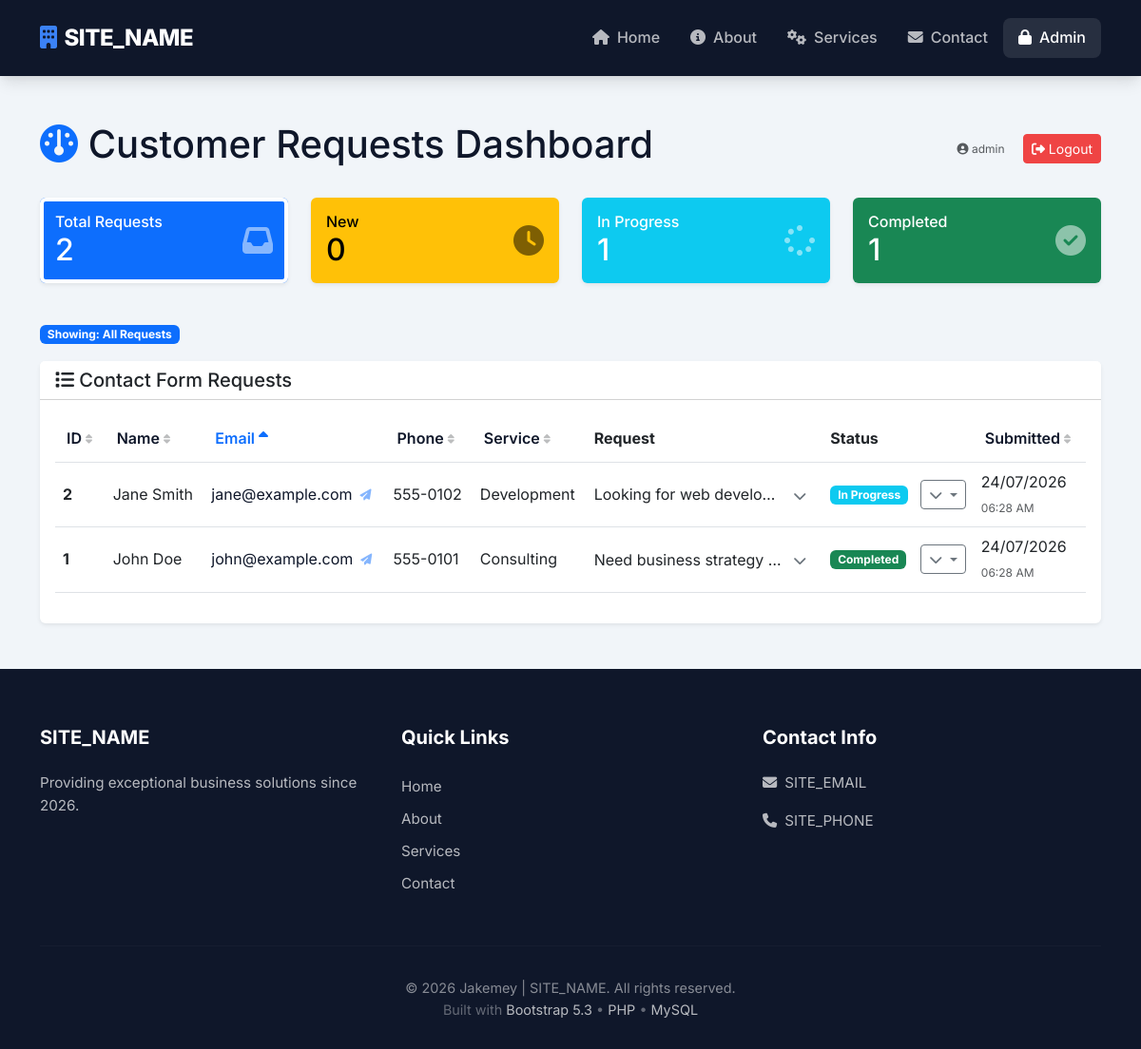
Page /view_requests.php?filter=all&sort=email&dir=ASC (signed in) on the committed database.
### tables this page shows
CREATE TABLE IF NOT EXISTS customer_requests (
    id INT AUTO_INCREMENT PRIMARY KEY,
    name VARCHAR(100) NOT NULL,
    email VARCHAR(100) NOT NULL,
    phone VARCHAR(30),
    service VARCHAR(100),
    request VARCHAR(1000),
    status ENUM('new', 'in_progress', 'completed') DEFAULT 'new',
    created_at TIMESTAMP DEFAULT CURRENT_TIMESTAMP,
    updated_at TIMESTAMP DEFAULT CURRENT_TIMESTAMP ON UPDATE CURRENT_TIMESTAMP
);

### view_requests.php (the view, shortened to what the rows shown need)
<?php
$logged_in = isset($_SESSION['admin_logged_in']) && $_SESSION['admin_logged_in'] === true;
$status_filter = isset($_GET['filter']) ? $_GET['filter'] : 'all';
$where_clause = '';
$sort_column = isset($_GET['sort']) ? $_GET['sort'] : 'created_at';
$sort_direction = isset($_GET['dir']) ? $_GET['dir'] : 'DESC';
$sort_direction = strtoupper($sort_direction);
$order_by = "ORDER BY $sort_column $sort_direction";
$next_dir = ($sort_direction == 'ASC') ? 'DESC' : 'ASC';
if (!$logged_in):
?>
<!DOCTYPE html>
<html lang="en">
<head>
    <meta charset="UTF-8">
    <meta name="viewport" content="width=device-width, initial-scale=1.0">
    <title>Admin Login</title>
    <link href="https://cdn.jsdelivr.net/npm/bootstrap@5.3.0/dist/css/bootstrap.min.css" rel="stylesheet">
    <link rel="stylesheet" href="https://cdnjs.cloudflare.com/ajax/libs/font-awesome/6.4.0/css/all.min.css">
    <link rel="stylesheet" href="style.css">
</head>
<body>
    <?php include 'includes/navbar.php'; ?>
    <div class="container py-5">
        <h1 class="text-center mb-5">Admin Login</h1>
        <div class="row justify-content-center">
            <div class="col-md-5">
                <div class="card shadow border-0">
                    <div class="card-body p-4">
                        <?php if (isset($login_error)): ?>
                            <div class="alert alert-danger"><?php echo htmlspecialchars($login_error); ?></div>
                        <?php endif; ?>
                        <form method="POST">
                            <div class="mb-3">
                                <label for="username" class="form-label"><i class="fas fa-user"></i> Username</label>
                                <input type="text" class="form-control" id="username" name="username" required>
                            </div>
                            <div class="mb-3">
                                <label for="password" class="form-label"><i class="fas fa-key"></i> Password</label>
                                <input type="password" class="form-control" id="password" name="password" required>
                            </div>
                            <button type="submit" name="login" class="btn btn-primary w-100">
                                <i class="fas fa-sign-in-alt"></i> Login
                            </button>
                        </form>
                        <p class="text-muted mt-3 small text-center">Try: admin / password</p>
                    </div>
                </div>
            </div>
        </div>
    </div>
    <?php include 'includes/footer.php'; ?>
    <script src="https://cdn.jsdelivr.net/npm/bootstrap@5.3.0/dist/js/bootstrap.bundle.min.js"></script>
    <script src="script.js"></script>
</body>
</html>
<?php
else:
?>
<!DOCTYPE html>
<html lang="en">
<head>
    <link href="https://cdn.jsdelivr.net/npm/bootstrap@5.3.0/dist/css/bootstrap.min.css" rel="stylesheet">
    <link rel="stylesheet" href="https://cdnjs.cloudflare.com/ajax/libs/font-awesome/6.4.0/css/all.min.css">
    <link rel="stylesheet" href="style.css">
</head>
<body>
    <div class="container py-5">
        <div class="d-flex justify-content-between align-items-center mb-4">
            <h1><i class="fas fa-dashboard text-primary"></i> Customer Requests Dashboard</h1>
        </div>
        <div class="row mb-4">
            <?php
            $stats = [
                ['Total Requests', 'fa-inbox', 'primary', "SELECT COUNT(*) as total FROM customer_requests", 'all'],
                ['New', 'fa-clock', 'warning', "SELECT COUNT(*) as total FROM customer_requests WHERE status = 'new'", 'new'],
                ['In Progress', 'fa-spinner', 'info', "SELECT COUNT(*) as total FROM customer_requests WHERE status = 'in_progress'", 'in_progress'],
                ['Completed', 'fa-check-circle', 'success', "SELECT COUNT(*) as total FROM customer_requests WHERE status = 'completed'", 'completed']
            ];
            foreach ($stats as $stat) {
                $result = mysqli_query($conn, $stat[3]);
                $row = mysqli_fetch_assoc($result);
                $is_active = ($status_filter == $stat[4]) ? 'active-filter' : '';
                echo '
                <div class="col-md-3 mb-3">
                    <div class="card shadow-sm h-100 stat-clickable stat-' . $stat[2] . ' ' . $is_active . '" data-filter="' . $stat[4] . '">
                        <div class="card-body">
                            <div class="d-flex justify-content-between align-items-center">
                                <div>
                                    <h6 class="mb-0">' . $stat[0] . '</h6>
                                    <h2 class="mb-0">' . $row['total'] . '</h2>
                                </div>
                                <i class="fas ' . $stat[1] . ' fa-2x opacity-50"></i>
                            </div>
                        </div>
                    </div>
                </div>';
            }
            ?>
        </div>
        <div class="card shadow-sm border-0">
            <div class="card-body">
                <div class="table-responsive">
                    <table class="table table-hover table-align-middle">
                        <thead>
                            <tr>
                                <th>
                                    <a href="?filter=<?php echo $status_filter; ?>&sort=id&dir=<?php echo ($sort_column == 'id') ? $next_dir : 'ASC'; ?>" class="sort-link <?php echo ($sort_column == 'id') ? 'active' : ''; ?>">
                                        ID
                                        <?php if ($sort_column == 'id'): ?>
                                            <i class="fas fa-sort-<?php echo strtolower($sort_direction); ?>"></i>
                                        <?php else: ?>
                                            <i class="fas fa-sort text-muted"></i>
                                        <?php endif; ?>
                                    </a>
                                </th>
                                <th>
                                    <a href="?filter=<?php echo $status_filter; ?>&sort=name&dir=<?php echo ($sort_column == 'name') ? $next_dir : 'ASC'; ?>" class="sort-link <?php echo ($sort_column == 'name') ? 'active' : ''; ?>">
                                        Name
                                        <?php if ($sort_column == 'name'): ?>
                                            <i class="fas fa-sort-<?php echo strtolower($sort_direction); ?>"></i>
                                        <?php else: ?>
                                            <i class="fas fa-sort text-muted"></i>
                                        <?php endif; ?>
                                    </a>
                                </th>
                                <th>
                                    <a href="?filter=<?php echo $status_filter; ?>&sort=email&dir=<?php echo ($sort_column == 'email') ? $next_dir : 'ASC'; ?>" class="sort-link <?php echo ($sort_column == 'email') ? 'active' : ''; ?>">
                                        Email
                                        <?php if ($sort_column == 'email'): ?>
                                            <i class="fas fa-sort-<?php echo strtolower($sort_direction); ?>"></i>
                                        <?php else: ?>
                                            <i class="fas fa-sort text-muted"></i>
                                        <?php endif; ?>
                                    </a>
                                </th>
                                <th>
                                    <a href="?filter=<?php echo $status_filter; ?>&sort=phone&dir=<?php echo ($sort_column == 'phone') ? $next_dir : 'ASC'; ?>" class="sort-link <?php echo ($sort_column == 'phone') ? 'active' : ''; ?>">
                                        Phone
                                        <?php if ($sort_column == 'phone'): ?>
                                            <i class="fas fa-sort-<?php echo strtolower($sort_direction); ?>"></i>
                                        <?php else: ?>
                                            <i class="fas fa-sort text-muted"></i>
                                        <?php endif; ?>
                                    </a>
                                </th>
                                <th>
                                    <a href="?filter=<?php echo $status_filter; ?>&sort=service&dir=<?php echo ($sort_column == 'service') ? $next_dir : 'ASC'; ?>" class="sort-link <?php echo ($sort_column == 'service') ? 'active' : ''; ?>">
                                        Service
                                        <?php if ($sort_column == 'service'): ?>
                                            <i class="fas fa-sort-<?php echo strtolower($sort_direction); ?>"></i>
                                        <?php else: ?>
                                            <i class="fas fa-sort text-muted"></i>
                                        <?php endif; ?>
                                    </a>
                                </th>
                                <th>Request</th>
                                <th>Status</th>
                                <th>
                                    <a href="?filter=<?php echo $status_filter; ?>&sort=created_at&dir=<?php echo ($sort_column == 'created_at') ? $next_dir : 'DESC'; ?>" class="sort-link <?php echo ($sort_column == 'created_at') ? 'active' : ''; ?>">
                                        Submitted
                                        <?php if ($sort_column == 'created_at'): ?>
                                            <i class="fas fa-sort-<?php echo strtolower($sort_direction); ?>"></i>
                                        <?php else: ?>
                                            <i class="fas fa-sort text-muted"></i>
                                        <?php endif; ?>
                                    </a>
                                </th>
                            </tr>
                        </thead>
                        <tbody>
                            <?php
                            $sql = "SELECT * FROM customer_requests $where_clause $order_by";
                            $result = mysqli_query($conn, $sql);
                            if (mysqli_num_rows($result) > 0) {
                                while($row = mysqli_fetch_assoc($result)) {
                                    $status_badge = [
                                        'new' => 'badge-warning',
                                        'in_progress' => 'badge-info',
                                        'completed' => 'badge-success'
                                    ];
                                    $status_label = [
                                        'new' => 'New',
                                        'in_progress' => 'In Progress',
                                        'completed' => 'Completed'
                                    ];
                                    $request_preview = htmlspecialchars($row['request']);
                                    $phone_display = !empty($row['phone']) ? htmlspecialchars($row['phone']) : '—';
                                    $email_subject = 'Re: ' . htmlspecialchars($row['service']) . ' Request';
                                    $email_body = "Dear " . htmlspecialchars($row['name']) . ",%0D%0A%0D%0A"
                                                . "Thank you for your request regarding " . htmlspecialchars($row['service']) . ".%0D%0A%0D%0A"
                                                . "We will get back to you shortly.%0D%0A%0D%0A"
                                                . "Best regards,%0D%0A"
                                                . "The Team";
                                    $email_subject_encoded = rawurlencode($email_subject);
                                    $email_body_encoded = $email_body;
                                    ?>
                                    <tr>
                                        <td><strong><?php echo $row['id']; ?></strong></td>
                                        <td><?php echo htmlspecialchars($row['name']); ?></td>
                                        <td>
                                            <a href="mailto:<?php echo htmlspecialchars($row['email']); ?>?subject=<?php echo $email_subject_encoded; ?>&body=<?php echo $email_body_encoded; ?>"
                                               class="text-decoration-none"
                                               title="Click to email <?php echo htmlspecialchars($row['name']); ?>">
                                                <?php echo htmlspecialchars($row['email']); ?>
                                                <i class="fas fa-paper-plane fa-xs text-primary ms-1"></i>
                                            </a>
                                        </td>
                                        <td><?php echo $phone_display; ?></td>
                                        <td><?php echo htmlspecialchars($row['service']); ?></td>
                                        <td>
                                            <span class="request-preview">
                                                <?php echo $request_preview; ?>
                                            </span>
                                            <button class="btn btn-link btn-sm p-0 ms-1 btn-view"
                                                    type="button"
                                                    data-bs-toggle="collapse"
                                                    data-bs-target="#request<?php echo $row['id']; ?>"
                                                    onclick="this.querySelector('.expand-icon').classList.toggle('rotated')">
                                                <i class="fas fa-chevron-down expand-icon"></i>
                                            </button>
                                        </td>
                                        <td>
                                            <div class="d-flex align-items-center justify-content-between gap-2">
                                                <span class="badge <?php echo $status_badge[$row['status']]; ?>">
                                                    <?php echo $status_label[$row['status']]; ?>
                                                </span>
                                                <div class="dropdown d-inline-block">
                                                    <button class="btn btn-sm btn-outline-secondary dropdown-toggle"
                                                            type="button"
                                                            data-bs-toggle="dropdown"
                                                            title="Change status">
                                                        <i class="fas fa-chevron-down"></i>
                                                    </button>
                                                </div>
                                            </div>
                                        </td>
                                        <td class="text-nowrap">
                                            <?php echo date('d/m/Y', strtotime($row['created_at'])); ?>
                                            <br>
                                            <small class="text-muted"><?php echo date('h:i A', strtotime($row['created_at'])); ?></small>
                                        </td>
                                    </tr>
                                    <?php
                                }
                            } else {
                                echo '<tr><td colspan="8" class="text-center text-muted py-3">No requests found.</td></tr>';
                            }
                            ?>
                        </tbody>
                    </table>
                </div>
            </div>
        </div>
    </div>
</body>
</html>
<?php
endif;
?>

### rows in the picture
customer_requests: id "2", name "Jane Smith", email "jane@example.com", phone "555-0102", service "Development", request "Looking for web develo…", status "In Progress", created_at "24/07/2026", created_at "06:28 AM"
customer_requests: id "1", name "John Doe", email "john@example.com", phone "555-0101", service "Consulting", request "Need business strategy…", status "Completed", created_at "24/07/2026", created_at "06:28 AM"

### other values in the picture
SITE_NAME "SITE_NAME"
$_SESSION['admin_username'] "admin"
$stat[0] "Total Requests"
$row['total'] "2"
$stat[0] "New"
$row['total'] "0"
$stat[0] "In Progress"
$row['total'] "1"
$stat[0] "Completed"
SITE_EMAIL "SITE_EMAIL"
SITE_PHONE "SITE_PHONE"
